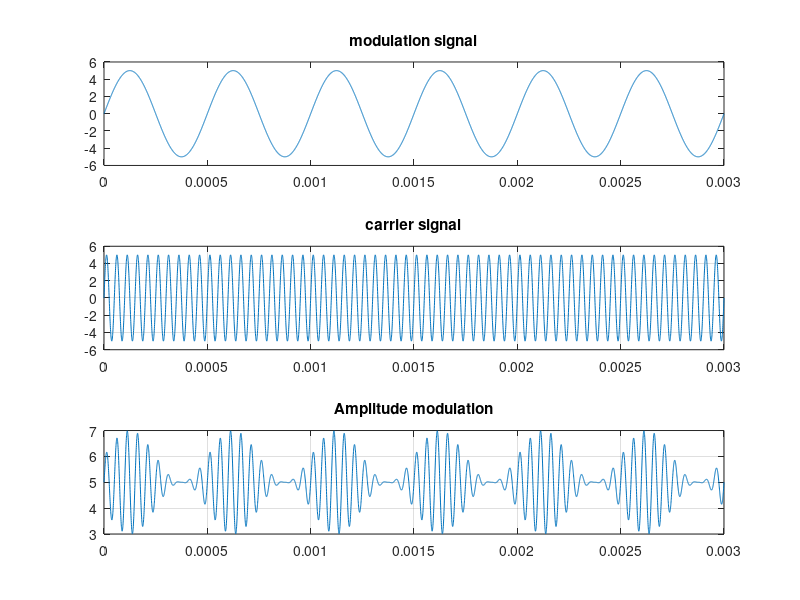

Write the MATLAB code that produced this figure.
clc
clear all
close all
m=1;
am=5;
fa=2000;
ta=1/fa;
t=0:ta/999:6*ta;
ym=am*sin(2*pi*fa*t);
figure(1)
subplot(3,1,1)
plot(t,ym)
title('modulation signal');

ac=am/m;
fc=fa*10;
tc=1/fc;
yc=ac*sin(2*pi*fc*t);
subplot(3,1,2)
plot(t,yc)
grid on;
title('carrier signal');

y=ac+(1+m*sin(2*pi*fa*t)).*sin(2*pi*fc*t);
subplot(3,1,3)
plot(t,y)
title('Amplitude modulation');
grid on;


